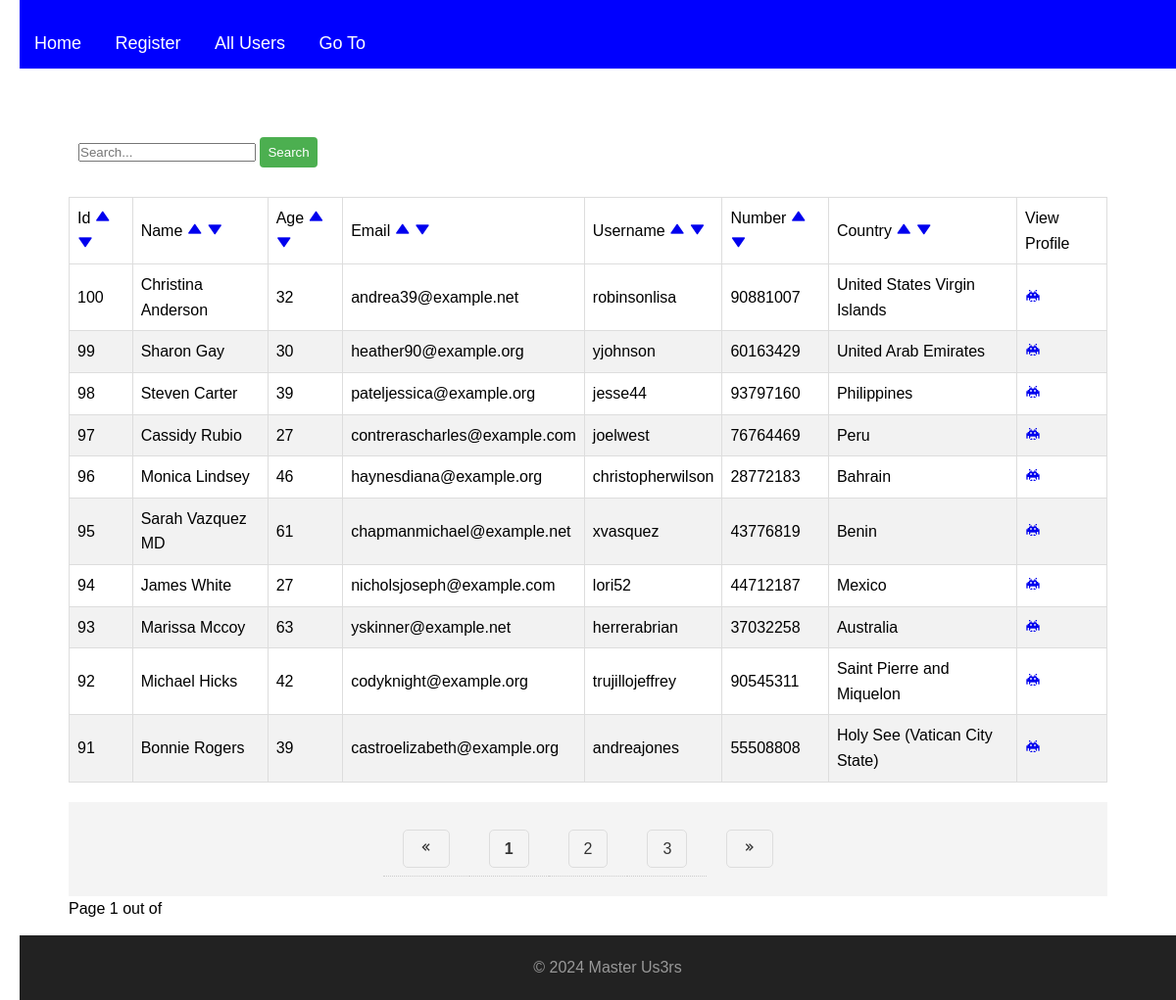
Screenshot of /allusers with the database file from the repository.
### models.py (models this page shows)
class User(db.Model):
    id = db.Column(db.Integer, primary_key = True)
    name = db.Column(db.String(100))
    age = db.Column(db.Integer)
    email = db.Column(db.String(128), unique = True)
    username = db.Column(db.String(128), unique = True)
    phone = db.Column(db.String(128))
    country = db.Column(db.String(100))

### app.py (the view)
@app.route("/allusers")
def all_users():
    q = request.args.get('q','')
    sort_column = request.args.get('sort_column', 'id')
    sort_order = request.args.get('sort_order', 'desc')
    page = request.args.get('page', 1, type=int)
    users = User.query
    print(sort_column, sort_order)
    users = users.filter(
        User.name.like("%" + q + "%") |
        User.email.like("%" + q + "%") |
        User.age.like("%" + q + "%") |
        User.username.like("%" + q + "%") |
        User.phone.like("%" + q + "%")
    )
    if sort_column == 'name':
        sort_by = User.name
    elif sort_column == 'age':
        sort_by = User.age
    elif sort_column == 'username':
        sort_by = User.username
    elif sort_column == 'phone':
        sort_by = User.phone
    elif sort_column == 'email':
        sort_by = User.email
    elif sort_column == 'country':
        sort_by = User.country
    else:
        sort_by = User.id
    if sort_order == 'asc':
        sort_by = sort_by.asc()
    elif sort_order == 'desc':
        sort_by = sort_by.desc()
    users= users.order_by(sort_by)
    pa_obj = users.paginate(page=page, per_page=10, error_out=True)
    return render_template(
        'users.html',
        list_of_users=pa_obj.items,
        q=q,
        sort_order=sort_order,
        sort_column=sort_column,
        pagination = pa_obj,
        page=page,
        nr_pages=pa_obj.pages,
        has_next = pa_obj.has_next,
        has_prev = pa_obj.has_prev
        )

### templates/users.html (shortened to what this page needs)
{% extends "base.html"%}
{% block content %}
<div class="container">
   <form method="get">
      <div class="search-box">
          <input type="text" name="q" placeholder="Search..." required value="{{q}}">
          <button class="search-button" type="submit">Search</button>
      </div>
  </form>
   <table class="table table-bordered">
      <thead class="table th">
         <tr>
            <td>Id
               <a href="{{url_for('all_users', sort_order='asc', sort_column='id', q = q, page=page)}}">
                  <i class='bx bxs-up-arrow'></i>
              </a>
              <a href="{{url_for('all_users', sort_order='desc', sort_column='id', q = q, page=page)}}">
                  <i class='bx bxs-down-arrow'></i>
              </a>
            </td>
            <td>Name
               <a href="{{url_for('all_users', sort_order='asc', sort_column='name', q = q, page=page)}}">
                  <i class='bx bxs-up-arrow'></i>
               </a>
               <a href="{{url_for('all_users',sort_order='desc', sort_column='name', q = q, page=page)}}">
                  <i class='bx bxs-down-arrow'></i>
               </a>
            </td>
            <td>Age
               <a href="{{url_for('all_users',sort_order='asc', sort_column='age', q = q, page=page)}}">
                  <i class='bx bxs-up-arrow'></i>
              </a>
              <a href="{{url_for('all_users', sort_order='desc', sort_column='age', q = q, page=page)}}">
                  <i class='bx bxs-down-arrow'></i>
              </a>
            </td>
            <td>Email
               <a href="{{url_for('all_users', sort_order='asc', sort_column='email', q = q, page=page)}}">
                  <i class='bx bxs-up-arrow'></i>
              </a>
              <a href="{{url_for('all_users', sort_order='desc', sort_column='email', q = q, page=page)}}">
                  <i class='bx bxs-down-arrow'></i>
              </a>
            </td>
            <td>Username
               <a href="{{url_for('all_users', sort_order='asc', sort_column='username', q = q, page=page)}}">
                  <i class='bx bxs-up-arrow'></i>
              </a>
              <a href="{{url_for('all_users', sort_order='desc', sort_column='username', q = q, page=page)}}">
                  <i class='bx bxs-down-arrow'></i>
              </a>
            </td>
            <td>Number
               <a href="{{url_for('all_users', sort_order='asc', sort_column='phone', q = q, page=page)}}">
                  <i class='bx bxs-up-arrow'></i>
              </a>
              <a href="{{url_for('all_users', sort_order='desc', sort_column='phone', q = q, page=page)}}">
                  <i class='bx bxs-down-arrow'></i>
              </a>
            </td>
            <td>Country
               <a href="{{url_for('all_users', sort_order='asc', sort_column='country', q = q, page=page)}}">
                  <i class='bx bxs-up-arrow'></i>
              </a>
              <a href="{{url_for('all_users', sort_order='desc', sort_column='country', q = q, page=page)}}">
                  <i class='bx bxs-down-arrow'></i>
              </a>
            </td>
            <td>
               View Profile
            </td>
         </tr>
      </thead>
      {% for user in list_of_users %}
      <tr>
         <td>{{user.id}}</td>
         <td>{{user.name}}</td>
         <td>{{user.age}} </td>
         <td>{{user.email}}</td>
         <td>{{user.username}}</td>
         <td>{{user.phone}}</td>
         <td>{{user.country}}</td>
         <td><a href="{{url_for('user_page', user_id=user.id)}}"><i class='bx bxs-invader'></i></a></td>
      </tr>
      {% endfor %}
   </table>
   <nav aria-label="Page navigation example">
      <ul class="pagination">
          {% if nr_pages !=1 %}
              {% if has_prev %}
              <li class="page-item">
                  <a class="page-link" href="{{url_for('all_users', sort_column = sort_column, sort_order = sort_order, q=q, page = page - 1)}}" aria-label="Föregående">
                      <i class='bx bx-chevrons-left'></i>
                  </a>
              </li>
              {% else %}
              <li class="page-item disabled">
                  <a class="page-link"><i class='bx bx-chevrons-left'></i></box-icon></a>
              </li>
              {% endif %}
              {% for page in pagination.iter_pages(left_edge=0, right_edge=0, left_current=2, right_current=2) %}
                  {% if page %}
                      {% if page != pagination.page %}
                      <li class="page-item">
                          <a class="page-link" href="{{url_for('all_users', sort_column = sort_column, sort_order = sort_order, q=q, page = page)}}">{{ page }}</a>
                      </li>
                      {% else %}
                      <li class="page-item active">
                          <a class="page-link"><strong>{{ page }}</strong></a>
                      </li>
                      {% endif %}
                  {% endif %}
              {% endfor %}
              {% if has_next %}
                  <li class="page-item">
                      <a class="page-link" href="{{url_for('all_users', sort_column = sort_column, sort_order = sort_order, q=q, page = page + 1)}}">
                          <i class='bx bx-chevrons-right'></i>
                      </a>
                  </li>
              {% else %}
                  <li class="page-item disabled">
                      <a class="page-link"><i class='bx bx-chevrons-right'></i></a>
                  </li>
              {% endif %}
          {% endif %}
      </ul>
      <p>Page {{page}} out of {{pages}}</p>
   </nav>
</div>
{% endblock %}

### templates/base.html (shortened to what this page needs)
<!DOCTYPE html>
<html lang="sv">
<head>
    <link rel="stylesheet" href="{{ url_for('static', filename='style.css') }}">
    <link href='https://unpkg.com/boxicons@2.1.4/css/boxicons.min.css' rel='stylesheet'>
</head>
<body>
    <div class="content-wrap">
        <div class="nav-bar">
            <a href="/">Home</a>
            <a href="{{url_for('register_new_user')}}">Register</a>
            <a href="{{url_for('all_users', sort_order='asc', sort_column='id', q = q)}}">All Users</a>
            <a href="{{url_for('goto_user')}}">Go To</a>
        </div>
        <div class="content">
            {% block content %}
            {% endblock %}
        </div>
    </div>
    <footer class="site-footer">
        <p>© 2024 Master Us3rs</p>
    </footer>
</body>
</html>

### static/style.css (style rules this page uses)
* { margin: 0; padding: 0; box-sizing: border-box; }
html, body { height: 100%; margin: 0; }
body { font-family: 'Arial', sans-serif; line-height: 1.6; margin: 20px; }
.container { max-width: 1100px; margin: auto; padding: 20px; overflow: auto; }
ul { list-style: none; background: #f4f4f4; margin-top: 20px; }
ul li { padding: 15px; border-bottom: 1px #ccc dotted; }
ul li:last-child { border-bottom: none; }
ul li a { text-decoration: none; color: blue; }
.content-wrap { min-height: calc(100% - 80px); padding-bottom: 40px; position: relative; }
.table { width: 100%; border-collapse: collapse; }
.table td, .table th { border: 1px solid #ddd; padding: 8px; }
.table tr:nth-child(even) { background-color: #f2f2f2; }
.nav-bar { height: 70px; width: 100%; position: fixed; top: 0; background-color: blue; border-bottom: blue 3px solid; z-index: 1; overflow-x: hidden; padding-top: 20px; }
.nav-bar a { padding: 10px 15px; text-decoration: none; font-size: 18px; color: white; display: inline-block; }
.content { margin-top: 90px; padding: 20px; }
.site-footer { background-color: #222; color: white; text-align: center; padding: 20px 0; position: fixed; bottom: 0; width: 100%; }
.site-footer p { margin: 0; color: #999; }
.search-box { padding: 10px; margin-bottom: 20px; }
.search-button { width: auto; max-width: 200px; padding: 8px; background-color: #4CAF50; color: white; border: none; border-radius: 4px; cursor: pointer; display: inline-block; }
.pagination { display: flex; justify-content: center; padding: 20px; }
.page-link { padding: 10px 15px; margin: 0 5px; border: 1px solid #ddd; color: #333; text-decoration: none; border-radius: 5px; }
a { text-decoration: none; }

### rows the page displays
User: id "100", name "Christina Anderson", age "32", email "andrea39@example.net", username "robinsonlisa", phone "90881007", country "United States Virgin Islands"
User: id "99", name "Sharon Gay", age "30", email "heather90@example.org", username "yjohnson", phone "60163429", country "United Arab Emirates"
User: id "98", name "Steven Carter", age "39", email "pateljessica@example.org", username "jesse44", phone "93797160", country "Philippines"
User: id "97", name "Cassidy Rubio", age "27", email "contrerascharles@example.com", username "joelwest", phone "76764469", country "Peru"
User: id "96", name "Monica Lindsey", age "46", email "haynesdiana@example.org", username "christopherwilson", phone "28772183", country "Bahrain"
User: id "95", name "Sarah Vazquez MD", age "61", email "chapmanmichael@example.net", username "xvasquez", phone "43776819", country "Benin"
User: id "94", name "James White", age "27", email "nicholsjoseph@example.com", username "lori52", phone "44712187", country "Mexico"
User: id "93", name "Marissa Mccoy", age "63", email "yskinner@example.net", username "herrerabrian", phone "37032258", country "Australia"
User: id "92", name "Michael Hicks", age "42", email "codyknight@example.org", username "trujillojeffrey", phone "90545311", country "Saint Pierre and Miquelon"
User: id "91", name "Bonnie Rogers", age "39", email "castroelizabeth@example.org", username "andreajones", phone "55508808", country "Holy See (Vatican City State)"

### other values shown
{{ page }} "1"
{{ page }} "2" "3"
